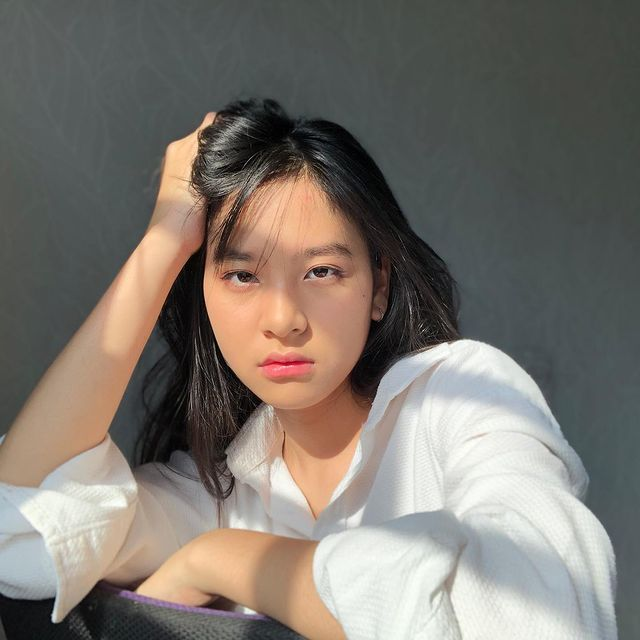
#> input picture zee.jpeg, 640 x 640 px
$ python Histogram.py
#> lines starting #> are read from the running program, lines starting #| are printed output that depends on the picture
import numpy as np                                    # Mengimport library NumPy sebagai np
import imageio                                         # Mengimport library imageio
import matplotlib.pyplot as plt                       # Mengimport library matplotlib sebagai plt

img = imageio.imread("zee.jpeg")                        # Membaca gambar 'zee.jpeg' menggunakan imageio dan menyimpan hasilnya pada variable img
#> img is the input picture: shape (640, 640, 3); mean R, G, B 123.4, 117, 109.8
plt.imshow(img)                                        # Menampilkan gambar menggunakan imshow() dari matplotlib
plt.axis('off')                                        # Menghilangkan sumbu x dan y pada gambar
plt.show()                                             # Menampilkan gambar

img_height = img.shape[0]                              # Mengambil ukuran tinggi gambar dari img dan menyimpannya pada img_height
#> img_height = 640
img_width = img.shape[1]                               # Mengambil ukuran lebar gambar dari img dan menyimpannya pada img_width
#> img_width = 640
img_channel = img.shape[2]                             # Mengambil jumlah channel gambar dari img dan menyimpannya pada img_channel
#> img_channel = 3

img_grayscale = np.zeros(img.shape, dtype=np.uint8)     # Menginisialisasi img_grayscale dengan array nol dengan bentuk yang sama dengan img, dan tipe data uint8 (0-255)

for y in range(0, img_height):                          # Melakukan perulangan untuk setiap nilai y dari 0 hingga img_height
    for x in range(0, img_width):                       # Melakukan perulangan untuk setiap nilai x dari 0 hingga img_width
        red = img[y][x][0]                              # Mengambil nilai warna merah (red) pada koordinat (y, x)
        green = img[y][x][1]                            # Mengambil nilai warna hijau (green) pada koordinat (y, x)
        blue = img[y][x][2]                             # Mengambil nilai warna biru (blue) pada koordinat (y, x)
        gray = (int(red) + int(green) + int(blue)) / 3  # Menghitung rata-rata nilai dari red, green, dan blue untuk mendapatkan warna grayscale
        img_grayscale[y][x] = (gray, gray, gray)        # Menetapkan nilai grayscale tersebut ke img_grayscale pada koordinat (y, x)
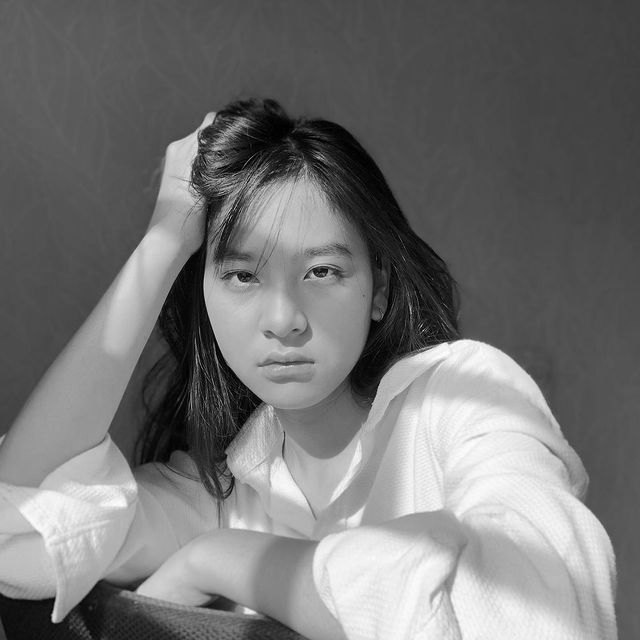
#> img_grayscale: shape (640, 640, 3); min 0, max 254, mean 116.4

plt.imshow(img_grayscale)                               # Menampilkan gambar grayscale yang telah dihasilkan sebelumnya menggunakan imshow() dari matplotlib
plt.title("Grayscale")                                  # Menambahkan judul pada gambar
plt.show()                                               # Menampilkan gambar

hg = np.zeros((256))                                    # Membuat array nol sebanyak 256 elemen dan menyimpannya pada variable hg

for x in range(0, 256):                                 # Melakukan perulangan untuk setiap nilai x dari 0 hingga 256
    hg[x] = 0                                           # Menetapkan nilai 0 pada indeks ke-x pada array hg

for y in range(0, img_height):                          # Melakukan perulangan untuk setiap nilai y dari 0 hingga img_height
    for x in range(0, img_width):                       # Melakukan perulangan untuk setiap nilai x dari 0 hingga img_width
        gray = img_grayscale[y][x][0]                   # Mengambil nilai grayscale pada koordinat (y, x)
        hg[gray] += 1                                    # Menambahkan nilai 1 pada indeks ke-gray pada array hg
#> after the loop, hg = 256 values, max 11021 at index 78, min 0 at index 255, mean 1600

# plt.figure(figsize=(20, 6))
# plt.plot(hg, color="black", linewidth=2.0)
# plt.show()

bins = np.linspace(0, 256, 100)                         # Membuat array yang berisi 100 nilai yang sama berjarak dari 0

bins = np.linspace(0, 256, 100)  # membuat bins untuk histogram
plt.hist(hg, bins, color="black", alpha=0.5)  # membuat histogram dengan matplotlib
plt.title("Histogram")  # memberikan judul pada histogram
plt.show()  # menampilkan histogram
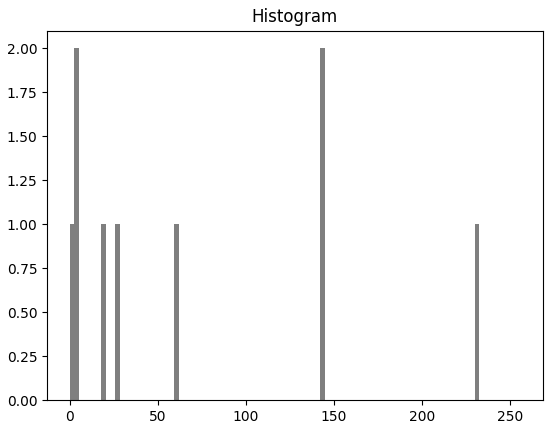
#> figure drawn by matplotlib, 1 panel

hgr = np.zeros((256))  # membuat array kosong dengan ukuran 256 untuk histogram warna merah
hgg = np.zeros((256))  # membuat array kosong dengan ukuran 256 untuk histogram warna hijau
hgb = np.zeros((256))  # membuat array kosong dengan ukuran 256 untuk histogram warna biru
hgrgb = np.zeros((768))  # membuat array kosong dengan ukuran 768 untuk histogram gabungan warna RGB

for x in range(0, 256):  # mengisi array kosong dengan nilai 0
    hgr[x] = 0
    hgg[x] = 0
    hgb[x] = 0

for x in range(0, 768):  # mengisi array kosong dengan nilai 0
    hgrgb[x] = 0

for y in range(0, img.shape[0]):  # loop untuk setiap pixel pada gambar
    for x in range(0, img.shape[1]):
        red = int(img[y][x][0])  # mengambil nilai R dari pixel tersebut
        green = int(img[y][x][1])  # mengambil nilai G dari pixel tersebut
        blue = int(img[y][x][2])  # mengambil nilai B dari pixel tersebut
        green = green + 256  # menambahkan 256 ke nilai G
        blue = blue + 512  # menambahkan 512 ke nilai B
        hgrgb[red] += 1  # menambahkan 1 ke histogram merah
        hgrgb[green] += 1  # menambahkan 1 ke histogram hijau
        hgrgb[blue] += 1  # menambahkan 1 ke histogram biru
#> after the loop, hgrgb = 768 values, max 14276 at index 73, min 0 at index 766, mean 1600

binsrgb = np.linspace(0, 768, 100)  # membuat bins untuk histogram RGB
plt.hist(hgrgb, binsrgb, color="black", alpha=0.5)  # membuat histogram RGB dengan matplotlib
plt.title("Histogram Red Green Blue")  # memberikan judul pada histogram
plt.show()  # menampilkan histogram
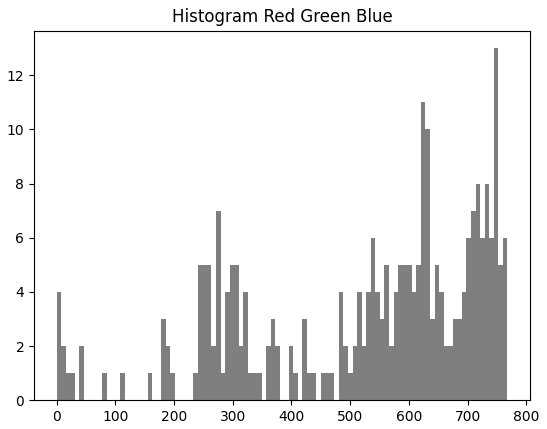
#> figure drawn by matplotlib, 1 panel; tallest bar 13 high, from x = 744.7 to 752.5

for y in range(0, img_height):  # loop untuk setiap pixel pada gambar grayscale
    for x in range(0, img_width):
        red = img[y][x][0]  # mengambil nilai R dari pixel tersebut
        green = img[y][x][1]  # mengambil nilai G dari pixel tersebut
        blue = img[y][x][2]  # mengambil nilai B dari pixel tersebut
        hgr[red] += 1  # menambahkan 1 ke histogram merah
        hgg[green] += 1 # menambahkan 1 ke histogram hijau
        hgb[blue] += 1 # menambahkan 1 ke histogram biru
#> after the loop, hgb = 256 values, max 9388 at index 81, min 0 at index 254, mean 1600; hgg = 256 values, max 12234 at index 82, min 28 at index 255, mean 1600; hgr = 256 values, max 14276 at index 73, min 184 at index 0, mean 1600

bins = np.linspace(0, 256, 100) # membuat bins untuk histogram
plt.hist(hgr, bins, color="red", alpha=0.5) # membuat histogram merah dengan matplotlib
plt.title("Histogram Red") # memberikan judul pada histogram
plt.show() # menampilkan histogram

plt.hist(hgg, bins, color="green", alpha=0.5) # membuat histogram hijau dengan matplotlib
plt.title("Histogram Green") # memberikan judul pada histogram
plt.show() # menampilkan histogram
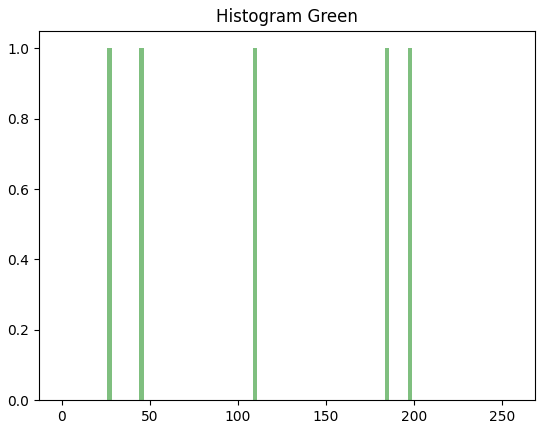
#> figure drawn by matplotlib, 1 panel

plt.hist(hgb, bins, color="blue", alpha=0.5) # membuat histogram biru dengan matplotlib
plt.title("Histogram Blue") # memberikan judul pada histogram
plt.show() # menampilkan histogram
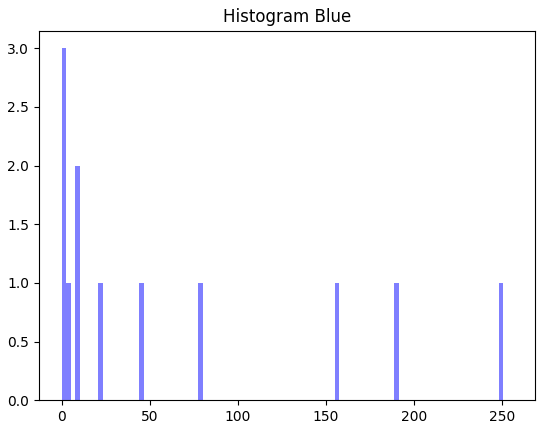
#> figure drawn by matplotlib, 1 panel; tallest bar 3 high, from x = 2.22e-16 to 2.59

hgk = np.zeros((256)) # membuat array kosong dengan ukuran 256 untuk histogram grayscale
c = np.zeros((256)) # membuat array kosong dengan ukuran 256 untuk kumulatif histogram

for x in range(0, 256): # mengisi array kosong dengan nilai 0
      hgk[x] = 0
c[x] = 0

for y in range(0, img_height): # loop untuk setiap pixel pada gambar grayscale
    for x in range(0, img_width):
      gray = img_grayscale[y][x][0] # mengambil nilai grayscale dari pixel tersebut
hgk[gray] += 1 # menambahkan 1 ke histogram grayscale

c[0] = hgk[0] # inisialisasi nilai awal untuk kumulatif histogram
for x in range(1, 256): # menghitung kumulatif histogram
     c[x] = c[x-1] + hgk[x]

hmaxk = c[255] # nilai maksimum kumulatif histogram

for x in range(0, 256): # normalisasi nilai kumulatif histogram
    c[x] = 190 * c[x] / hmaxk

plt.hist(c, bins, color="black", alpha=0.5) # membuat histogram kumulatif grayscale dengan matplotlib
plt.title("Histogram Grayscale Kumulatif") # memberikan judul pada histogram
plt.show() # menampilkan histogram
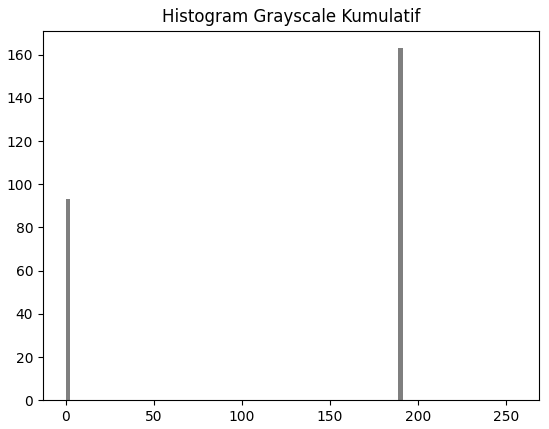
#> figure drawn by matplotlib, 1 panel; tallest bar 163 high, from x = 188.8 to 191.4

hgh = np.zeros((256)) # membuat array kosong dengan ukuran 256 untuk histogram hasil equalisasi
h = np.zeros((256)) # membuat array kosong dengan ukuran 256 untuk distribusi probabilitas
c = np.zeros((256)) # membuat array kosong dengan ukuran 256 untuk kumulatif histogram

for x in range(0, 256): # mengisi array kosong dengan nilai 0
    hgh[x] = 0
    h[x] = 0
    c[x] = 0

for y in range(0, img_height): # loop untuk setiap pixel pada gambar grayscale
      for x in range(0, img_width):
          gray = img_grayscale[y][x][0] # mengambil nilai grayscale dari pixel tersebut
          hgh[gray] += 1 # menambahkan 1 ke histogram grayscale
#> after the loop, hgh has the same summary as hg

h[0] = hgh[0] # inisialisasi nilai awal untuk distribusi probabilit
# Menghitung kumulatif histogram
for x in range(1, 256):
    h[x] = h[x-1] + hgh[x]
#> after the loop, h = 256 values from 144 to 409600

# Normalisasi histogram
for x in range(0, 256):
    h[x] = h[x] / img_height / img_width
#> after the loop, h = 256 values from 0.000352 to 1

# Mengatur ulang nilai histogram grayscale
for x in range(0, 256):
    hgh[x] = 0
#> after the loop, hgh = 256 values from 0 to 0

# Menghitung histogram setelah ekualisasi
for y in range(0, img_height):
    for x in range(0, img_width):
        gray = img_grayscale[y][x][0]
        gray = h[gray] * 255
        hgh[int(gray)] += 1
#> after the loop, hgh = 256 values, max 11021 at index 84, min 0 at index 33, mean 1600

# Menghitung kumulatif histogram setelah ekualisasi
c[0] = hgh[0]
for x in range(1, 256):
    c[x] = c[x-1] + hgh[x]
#> after the loop, c = 256 values from 1350 to 409600

# Normalisasi kumulatif histogram
hmaxk = c[255]
#> hmaxk = 409600
for x in range(0, 256):
    c[x] = 190 * c[x] / hmaxk
#> after the loop, c = 256 values from 0.626 to 190

# Menampilkan histogram hasil ekualisasi
plt.hist(c, bins, color="black", alpha=0.5)
plt.title("Histogram Grayscale Hequalisasi")
plt.show()
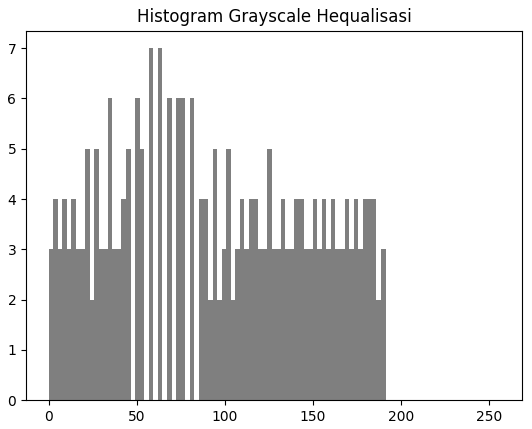
#> figure drawn by matplotlib, 1 panel
